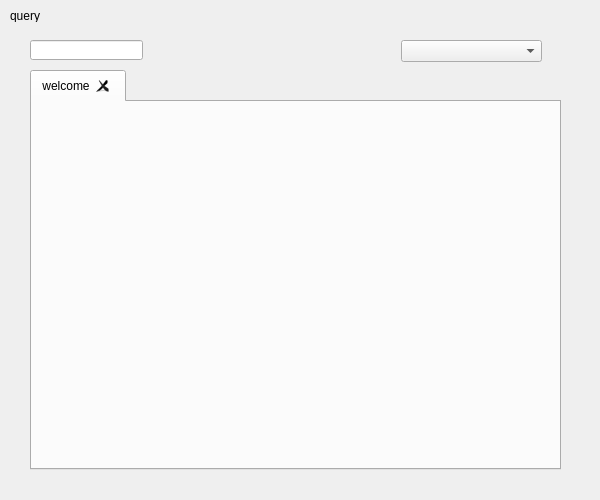
<?xml version="1.0" encoding="UTF-8"?>
<ui version="4.0">
 <class>QueryWidget</class>
 <widget class="QWidget" name="QueryWidget">
  <property name="geometry">
   <rect>
    <x>0</x>
    <y>0</y>
    <width>600</width>
    <height>500</height>
   </rect>
  </property>
  <property name="windowTitle">
   <string>Form</string>
  </property>
  <widget class="QLabel" name="label">
   <property name="geometry">
    <rect>
     <x>10</x>
     <y>10</y>
     <width>40</width>
     <height>12</height>
    </rect>
   </property>
   <property name="text">
    <string>query</string>
   </property>
  </widget>
  <widget class="QLineEdit" name="searchEdit">
   <property name="geometry">
    <rect>
     <x>30</x>
     <y>40</y>
     <width>113</width>
     <height>20</height>
    </rect>
   </property>
  </widget>
  <widget class="QTabWidget" name="tabWidget">
   <property name="geometry">
    <rect>
     <x>30</x>
     <y>70</y>
     <width>531</width>
     <height>400</height>
    </rect>
   </property>
   <property name="tabShape">
    <enum>QTabWidget::TabShape::Rounded</enum>
   </property>
   <property name="currentIndex">
    <number>0</number>
   </property>
   <property name="iconSize">
    <size>
     <width>16</width>
     <height>16</height>
    </size>
   </property>
   <property name="usesScrollButtons">
    <bool>false</bool>
   </property>
   <property name="documentMode">
    <bool>false</bool>
   </property>
   <property name="tabsClosable">
    <bool>true</bool>
   </property>
   <property name="movable">
    <bool>true</bool>
   </property>
   <property name="tabBarAutoHide">
    <bool>false</bool>
   </property>
   <widget class="QWidget" name="tab">
    <property name="enabled">
     <bool>true</bool>
    </property>
    <attribute name="title">
     <string>welcome</string>
    </attribute>
   </widget>
  </widget>
  <widget class="QComboBox" name="comboBox">
   <property name="geometry">
    <rect>
     <x>401</x>
     <y>40</y>
     <width>141</width>
     <height>22</height>
    </rect>
   </property>
  </widget>
 </widget>
 <resources/>
 <connections/>
</ui>
